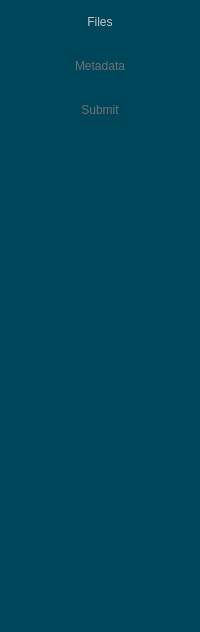
       <widget class="QWidget" name="archivePage">
        <property name="sizePolicy">
         <sizepolicy hsizetype="Preferred" vsizetype="Preferred">
          <horstretch>0</horstretch>
          <verstretch>0</verstretch>
         </sizepolicy>
        </property>
        <property name="styleSheet">
         <string notr="true">QWidget{background-color:rgb(0, 70, 91); border:0px; padding:0px; padding-top:15px; padding-bottom:15px}</string>
        </property>
        <layout class="QVBoxLayout" name="verticalLayout_13">
         <property name="spacing">
          <number>0</number>
         </property>
         <property name="sizeConstraint">
          <enum>QLayout::SetNoConstraint</enum>
         </property>
         <property name="leftMargin">
          <number>0</number>
         </property>
         <property name="topMargin">
          <number>0</number>
         </property>
         <property name="rightMargin">
          <number>0</number>
         </property>
         <property name="bottomMargin">
          <number>0</number>
         </property>
         <item>
          <layout class="QVBoxLayout" name="verticalLayout_12">
           <property name="spacing">
            <number>0</number>
           </property>
           <property name="sizeConstraint">
            <enum>QLayout::SetNoConstraint</enum>
           </property>
           <item>
            <widget class="QPushButton" name="pushButtonNavigationFiles">
             <property name="enabled">
              <bool>true</bool>
             </property>
             <property name="sizePolicy">
              <sizepolicy hsizetype="Preferred" vsizetype="Fixed">
               <horstretch>0</horstretch>
               <verstretch>0</verstretch>
              </sizepolicy>
             </property>
             <property name="minimumSize">
              <size>
               <width>0</width>
               <height>0</height>
              </size>
             </property>
             <property name="toolTip">
              <string>Go to file selection</string>
             </property>
             <property name="styleSheet">
              <string notr="true">QPushButton{background-color:rgb(0, 70, 91); border-radius:0px; border:0px; color:rgb(200, 200, 200)}
QPushButton:hover{background-color:rgb(0, 79, 103); border-radius:0px; border:0px; color:rgb(255, 255, 255)}
QPushButton:!enabled{background-color:rgb(0, 70, 91); border-radius:0px; color:rgb(112, 112, 112)}
</string>
             </property>
             <property name="text">
              <string>Files</string>
             </property>
            </widget>
           </item>
           <item>
            <widget class="QPushButton" name="pushButtonNavigationMetadata">
             <property name="enabled">
              <bool>false</bool>
             </property>
             <property name="sizePolicy">
              <sizepolicy hsizetype="Preferred" vsizetype="Fixed">
               <horstretch>0</horstretch>
               <verstretch>0</verstretch>
              </sizepolicy>
             </property>
             <property name="minimumSize">
              <size>
               <width>0</width>
               <height>0</height>
              </size>
             </property>
             <property name="toolTip">
              <string>Go to metadata selection</string>
             </property>
             <property name="styleSheet">
              <string notr="true">QPushButton{background-color:rgb(0, 70, 91); border-radius:0px; border:0px; color:rgb(200, 200, 200)}
QPushButton:hover{background-color:rgb(0, 79,103); border-radius:0px; border:0px; color:rgb(255, 255, 255)}
QPushButton:!enabled{background-color:rgb(0, 70, 91); border-radius:0px; color:rgb(112, 112, 112)}
</string>
             </property>
             <property name="text">
              <string>Metadata</string>
             </property>
            </widget>
           </item>
           <item>
            <widget class="QPushButton" name="pushButtonNavigationSubmit">
             <property name="enabled">
              <bool>false</bool>
             </property>
             <property name="sizePolicy">
              <sizepolicy hsizetype="Preferred" vsizetype="Fixed">
               <horstretch>0</horstretch>
               <verstretch>0</verstretch>
              </sizepolicy>
             </property>
             <property name="minimumSize">
              <size>
               <width>0</width>
               <height>0</height>
              </size>
             </property>
             <property name="toolTip">
              <string>Go to submission page</string>
             </property>
             <property name="styleSheet">
              <string notr="true">QPushButton{background-color:rgb(0, 70, 91); border-radius:0px; border:0px; color:rgb(200, 200, 200)}
QPushButton:hover{background-color:rgb(0, 79,103); border-radius:0px; border:0px; color:rgb(255, 255, 255)}
QPushButton:!enabled{background-color:rgb(0, 70, 91); border-radius:0px; color:rgb(112, 112, 112)}
</string>
             </property>
             <property name="text">
              <string>Submit</string>
             </property>
            </widget>
           </item>
           <item>
            <spacer name="verticalSpacer_9">
             <property name="orientation">
              <enum>Qt::Vertical</enum>
             </property>
             <property name="sizeType">
              <enum>QSizePolicy::Expanding</enum>
             </property>
             <property name="sizeHint" stdset="0">
              <size>
               <width>20</width>
               <height>500</height>
              </size>
             </property>
            </spacer>
           </item>
          </layout>
         </item>
        </layout>
       </widget>
